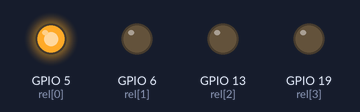
Bench run of a program on a simulated Raspberry Pi (BCM pin numbers). On the bench: output pins drawn as LEDs (lit = HIGH). What the program prints to the terminal is not drawn. At 2.0 s the program stops and its outputs stay as they are.

Above: at 0.1 s.
At 0.6 s:
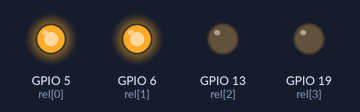
At 1.1 s:
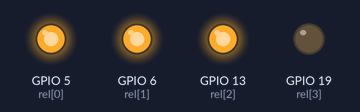
At 1.6 s:
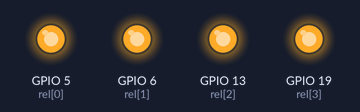
Timing chart, 0 to 3.1 s (numbered marks = the images above):
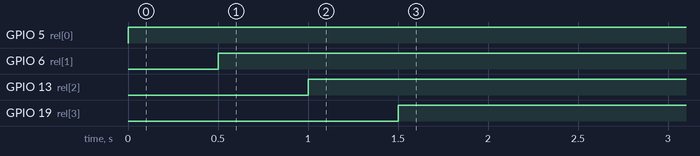

Measured:
- by itself, GPIO 5 (rel[0]): LOW → HIGH at 0.00 s
- by itself, GPIO 6 (rel[1]): LOW → HIGH at 0.50 s
- by itself, GPIO 13 (rel[2]): LOW → HIGH at 1.0 s
- by itself, GPIO 19 (rel[3]): LOW → HIGH at 1.5 s

The program:

aus_4relais.py
```python
# zusatz relais
from time import sleep

import RPi.GPIO as GPIO
GPIO.setmode(GPIO.BCM)

rel= [5,6,13,19]
for i in rel:
    GPIO.setup(i,GPIO.OUT)

print ( '4 relais in ruhezustand gesetzt , Ausgänge =HIGH')
for i in rel:
    GPIO.output(i,1)
    sleep(.5)
```
